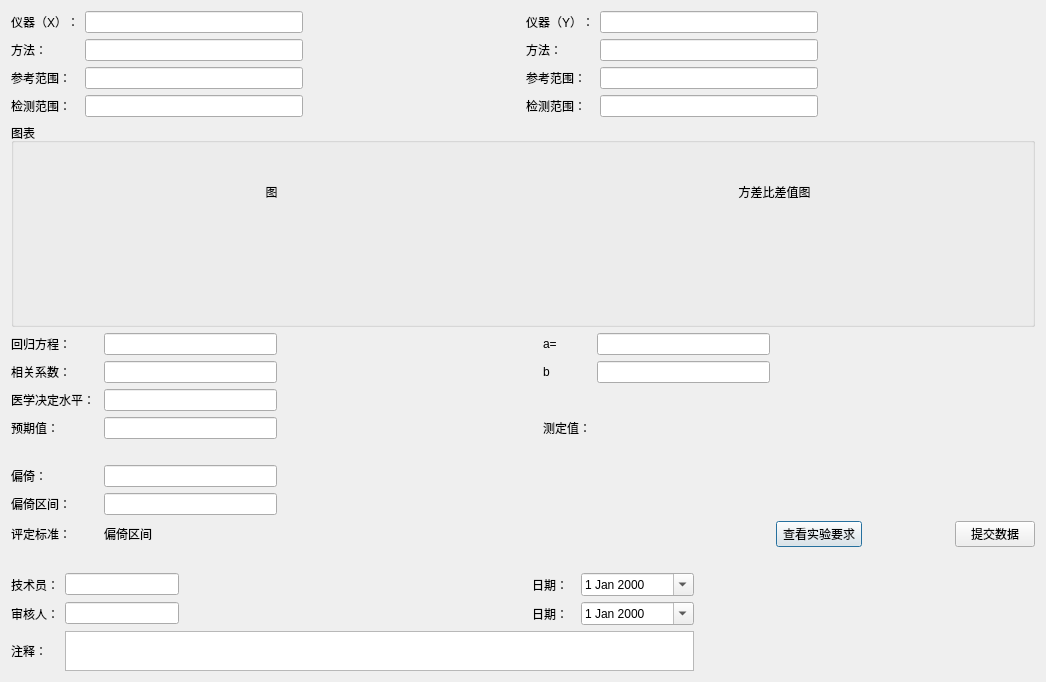
<?xml version="1.0" encoding="UTF-8"?>
<ui version="4.0">
 <class>Pv_AccuracyPlot</class>
 <widget class="QDialog" name="Pv_AccuracyPlot">
  <property name="geometry">
   <rect>
    <x>0</x>
    <y>0</y>
    <width>1046</width>
    <height>682</height>
   </rect>
  </property>
  <property name="windowTitle">
   <string>Dialog</string>
  </property>
  <layout class="QVBoxLayout" name="verticalLayout_2" stretch="0,2,1,0,0">
   <item>
    <layout class="QGridLayout" name="gridLayout">
     <item row="1" column="4">
      <widget class="QLineEdit" name="AcPlot_YMethod"/>
     </item>
     <item row="3" column="1">
      <widget class="QLineEdit" name="AcPlot_XDetectionRange"/>
     </item>
     <item row="0" column="1">
      <widget class="QLineEdit" name="AcPlot_InstrumentX"/>
     </item>
     <item row="0" column="3">
      <widget class="QLabel" name="label_5">
       <property name="text">
        <string>仪器（Y）：</string>
       </property>
      </widget>
     </item>
     <item row="0" column="2">
      <spacer name="horizontalSpacer">
       <property name="orientation">
        <enum>Qt::Horizontal</enum>
       </property>
       <property name="sizeHint" stdset="0">
        <size>
         <width>40</width>
         <height>20</height>
        </size>
       </property>
      </spacer>
     </item>
     <item row="2" column="0">
      <widget class="QLabel" name="label_3">
       <property name="text">
        <string>参考范围：</string>
       </property>
      </widget>
     </item>
     <item row="3" column="0">
      <widget class="QLabel" name="label_4">
       <property name="text">
        <string>检测范围：</string>
       </property>
      </widget>
     </item>
     <item row="0" column="4">
      <widget class="QLineEdit" name="AcPlot_InstrumentY"/>
     </item>
     <item row="2" column="3">
      <widget class="QLabel" name="label_7">
       <property name="text">
        <string>参考范围：</string>
       </property>
      </widget>
     </item>
     <item row="1" column="1">
      <widget class="QLineEdit" name="AcPlot_XMethod"/>
     </item>
     <item row="1" column="0">
      <widget class="QLabel" name="label_2">
       <property name="text">
        <string>方法：</string>
       </property>
      </widget>
     </item>
     <item row="3" column="3">
      <widget class="QLabel" name="label_8">
       <property name="text">
        <string>检测范围：</string>
       </property>
      </widget>
     </item>
     <item row="2" column="1">
      <widget class="QLineEdit" name="AcPlot_XReferenceRange"/>
     </item>
     <item row="0" column="5">
      <spacer name="horizontalSpacer_2">
       <property name="orientation">
        <enum>Qt::Horizontal</enum>
       </property>
       <property name="sizeHint" stdset="0">
        <size>
         <width>40</width>
         <height>20</height>
        </size>
       </property>
      </spacer>
     </item>
     <item row="1" column="3">
      <widget class="QLabel" name="label_6">
       <property name="text">
        <string>方法：</string>
       </property>
      </widget>
     </item>
     <item row="0" column="0">
      <widget class="QLabel" name="label">
       <property name="text">
        <string>仪器（X）：</string>
       </property>
      </widget>
     </item>
     <item row="2" column="4">
      <widget class="QLineEdit" name="AcPlot_YReferenceRange"/>
     </item>
     <item row="3" column="4">
      <widget class="QLineEdit" name="AcPlot_YDetectionRange"/>
     </item>
    </layout>
   </item>
   <item>
    <widget class="QGroupBox" name="groupBox">
     <property name="title">
      <string>图表</string>
     </property>
     <layout class="QHBoxLayout" name="horizontalLayout_2">
      <item>
       <layout class="QVBoxLayout" name="verticalLayout">
        <item>
         <widget class="QLabel" name="label_26">
          <property name="text">
           <string>图</string>
          </property>
          <property name="alignment">
           <set>Qt::AlignCenter</set>
          </property>
         </widget>
        </item>
        <item>
         <widget class="QwtPlot" name="qwtPlot"/>
        </item>
       </layout>
      </item>
      <item>
       <layout class="QVBoxLayout" name="verticalLayout_3">
        <item>
         <widget class="QLabel" name="label_27">
          <property name="text">
           <string>方差比差值图</string>
          </property>
          <property name="alignment">
           <set>Qt::AlignCenter</set>
          </property>
         </widget>
        </item>
        <item>
         <widget class="QwtPlot" name="qwtPlot_2"/>
        </item>
       </layout>
      </item>
     </layout>
    </widget>
   </item>
   <item>
    <layout class="QGridLayout" name="gridLayout_2" columnstretch="1,2,3,0,2,1,1,0">
     <item row="7" column="1">
      <widget class="QLabel" name="label_20">
       <property name="text">
        <string>偏倚区间</string>
       </property>
      </widget>
     </item>
     <item row="5" column="0">
      <widget class="QLabel" name="label_17">
       <property name="text">
        <string>偏倚：</string>
       </property>
      </widget>
     </item>
     <item row="6" column="0">
      <widget class="QLabel" name="label_18">
       <property name="text">
        <string>偏倚区间：</string>
       </property>
      </widget>
     </item>
     <item row="7" column="0">
      <widget class="QLabel" name="label_19">
       <property name="text">
        <string>评定标准：</string>
       </property>
      </widget>
     </item>
     <item row="5" column="1">
      <widget class="QLineEdit" name="AcPlot_BiasValue"/>
     </item>
     <item row="6" column="1">
      <widget class="QLineEdit" name="AcPlot_BiasInterval"/>
     </item>
     <item row="1" column="3">
      <widget class="QLabel" name="label_14">
       <property name="text">
        <string>b</string>
       </property>
      </widget>
     </item>
     <item row="3" column="3">
      <widget class="QLabel" name="label_15">
       <property name="text">
        <string>测定值：</string>
       </property>
      </widget>
     </item>
     <item row="0" column="7">
      <spacer name="horizontalSpacer_8">
       <property name="orientation">
        <enum>Qt::Horizontal</enum>
       </property>
       <property name="sizeHint" stdset="0">
        <size>
         <width>40</width>
         <height>20</height>
        </size>
       </property>
      </spacer>
     </item>
     <item row="0" column="1">
      <widget class="QLineEdit" name="AcPolt_RegressionEquation"/>
     </item>
     <item row="0" column="4">
      <widget class="QLineEdit" name="lineEdit_9"/>
     </item>
     <item row="1" column="1">
      <widget class="QLineEdit" name="AcPlot_RelatedCoefficient"/>
     </item>
     <item row="2" column="1">
      <widget class="QLineEdit" name="AcPlot_MedicalDecideLevel"/>
     </item>
     <item row="3" column="1">
      <widget class="QLineEdit" name="AcPlot_ExpectedValue"/>
     </item>
     <item row="1" column="4">
      <widget class="QLineEdit" name="lineEdit_13"/>
     </item>
     <item row="0" column="0">
      <widget class="QLabel" name="label_9">
       <property name="text">
        <string>回归方程：</string>
       </property>
      </widget>
     </item>
     <item row="4" column="0">
      <widget class="QLabel" name="label_16">
       <property name="text">
        <string/>
       </property>
      </widget>
     </item>
     <item row="7" column="5">
      <widget class="QPushButton" name="pushButton">
       <property name="text">
        <string>查看实验要求</string>
       </property>
      </widget>
     </item>
     <item row="7" column="7">
      <widget class="QPushButton" name="pushButton_2">
       <property name="text">
        <string>提交数据</string>
       </property>
      </widget>
     </item>
     <item row="1" column="0">
      <widget class="QLabel" name="label_10">
       <property name="text">
        <string>相关系数：</string>
       </property>
      </widget>
     </item>
     <item row="2" column="0">
      <widget class="QLabel" name="label_11">
       <property name="text">
        <string>医学决定水平：</string>
       </property>
      </widget>
     </item>
     <item row="3" column="0">
      <widget class="QLabel" name="label_12">
       <property name="text">
        <string>预期值：</string>
       </property>
      </widget>
     </item>
     <item row="0" column="3">
      <widget class="QLabel" name="label_13">
       <property name="text">
        <string>a=</string>
       </property>
      </widget>
     </item>
     <item row="0" column="5">
      <spacer name="horizontalSpacer_7">
       <property name="orientation">
        <enum>Qt::Horizontal</enum>
       </property>
       <property name="sizeHint" stdset="0">
        <size>
         <width>40</width>
         <height>20</height>
        </size>
       </property>
      </spacer>
     </item>
     <item row="0" column="2">
      <spacer name="horizontalSpacer_6">
       <property name="orientation">
        <enum>Qt::Horizontal</enum>
       </property>
       <property name="sizeHint" stdset="0">
        <size>
         <width>40</width>
         <height>20</height>
        </size>
       </property>
      </spacer>
     </item>
     <item row="0" column="6">
      <spacer name="horizontalSpacer_9">
       <property name="orientation">
        <enum>Qt::Horizontal</enum>
       </property>
       <property name="sizeHint" stdset="0">
        <size>
         <width>40</width>
         <height>20</height>
        </size>
       </property>
      </spacer>
     </item>
    </layout>
   </item>
   <item>
    <layout class="QHBoxLayout" name="horizontalLayout">
     <item>
      <spacer name="horizontalSpacer_3">
       <property name="orientation">
        <enum>Qt::Horizontal</enum>
       </property>
       <property name="sizeHint" stdset="0">
        <size>
         <width>40</width>
         <height>20</height>
        </size>
       </property>
      </spacer>
     </item>
    </layout>
   </item>
   <item>
    <layout class="QGridLayout" name="gridLayout_3" columnstretch="0,1,3,0,1,3">
     <item row="0" column="2">
      <spacer name="horizontalSpacer_4">
       <property name="orientation">
        <enum>Qt::Horizontal</enum>
       </property>
       <property name="sizeHint" stdset="0">
        <size>
         <width>40</width>
         <height>20</height>
        </size>
       </property>
      </spacer>
     </item>
     <item row="0" column="4">
      <widget class="QDateEdit" name="AcPlot_CalculateDate">
       <property name="calendarPopup">
        <bool>true</bool>
       </property>
      </widget>
     </item>
     <item row="2" column="0">
      <widget class="QLabel" name="label_25">
       <property name="text">
        <string>注释：</string>
       </property>
      </widget>
     </item>
     <item row="2" column="1" colspan="4">
      <widget class="QPlainTextEdit" name="AcPlot_Annotation">
       <property name="maximumSize">
        <size>
         <width>16777215</width>
         <height>40</height>
        </size>
       </property>
      </widget>
     </item>
     <item row="0" column="0">
      <widget class="QLabel" name="label_21">
       <property name="text">
        <string>技术员：</string>
       </property>
      </widget>
     </item>
     <item row="1" column="0">
      <widget class="QLabel" name="label_22">
       <property name="text">
        <string>审核人：</string>
       </property>
      </widget>
     </item>
     <item row="0" column="3">
      <widget class="QLabel" name="label_23">
       <property name="text">
        <string>日期：  </string>
       </property>
      </widget>
     </item>
     <item row="1" column="3">
      <widget class="QLabel" name="label_24">
       <property name="text">
        <string>日期： </string>
       </property>
      </widget>
     </item>
     <item row="0" column="1">
      <widget class="QLineEdit" name="AcPlot_Technicina"/>
     </item>
     <item row="1" column="1">
      <widget class="QLineEdit" name="AcPlot_Auditor"/>
     </item>
     <item row="1" column="4">
      <widget class="QDateEdit" name="AcPlot_ApprovalDate">
       <property name="calendarPopup">
        <bool>true</bool>
       </property>
      </widget>
     </item>
     <item row="0" column="5">
      <spacer name="horizontalSpacer_5">
       <property name="orientation">
        <enum>Qt::Horizontal</enum>
       </property>
       <property name="sizeHint" stdset="0">
        <size>
         <width>40</width>
         <height>20</height>
        </size>
       </property>
      </spacer>
     </item>
    </layout>
   </item>
  </layout>
 </widget>
 <customwidgets>
  <customwidget>
   <class>QwtPlot</class>
   <extends>QFrame</extends>
   <header>qwt_plot.h</header>
  </customwidget>
 </customwidgets>
 <resources/>
 <connections/>
</ui>
